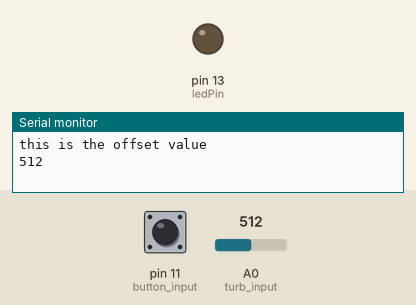
Simulated run of this sketch. Board: Arduino Uno, built with avr-gcc and run on an emulated ATmega328P. Parts: output pins drawn as LEDs (lit = HIGH), the last lines printed to the serial monitor. Inputs (shaded band) come from the test bench; at power-on: A0 (turb_input) = 512, pin 11 (button_input) HIGH.

Above: at 0.1 s.
At 1.7 s:
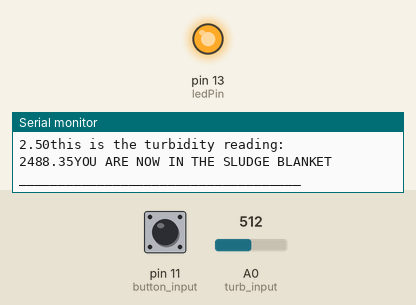
1.8 s: A0 (turb_input) set to 816
3.3 s: A0 (turb_input) set to 831
Timing chart, 0 to 6.3 s (numbered marks = the images above; inputs shaded):
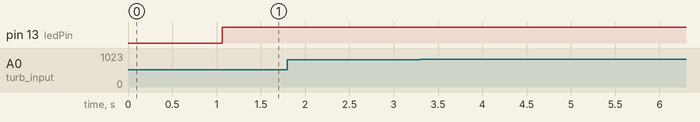

The sketch:

turbidity_sensor4.ino
```cpp
/*
 * THIS CODE IS FOR AGUACLARA SENSOR_DEV
 * This code's function is to take the input voltage from the turbidity sensor
 * and translate it into a numerical value for turbidity
 */

int ledPin = 13;  //declaration for LED
int button_input = 11;   //digital input of the pushbutton
int offset = 0;  //set the offset as zero for now
int turb_input = A0; //input in A0 from sensor
int flag = 0; //if flag is 1, start loop

int threshold = 0; // threshold turbidity forsludge blanket

void setup() {
  //SETUP
  Serial.begin(9600); //Baud rate: 9600
  pinMode(ledPin, OUTPUT);  //This is to set up the LED
  pinMode(turb_input, INPUT);  //This is to set up the turbidity input from sensor
  pinMode(button_input, INPUT);  //This is to set up the input from pushbutton

  //CALIBRATION
  //set up so that the difference between the clear water turbidity
  //and the usual 0 turbidity value and set this as the constant offset
  //as Hannah pointed out, this will also take care of the temp difference
  //(this will be used in the conversion)

  Serial.println("Please calibrate the sensor by pressing the button");  //clear water calibration

  //PUSHBUTTON
  //set it up with a push button
  if (digitalRead(button_input)==LOW){ //don't remember if pushbutton high or low when pressed
    flag = 0;
  }
  else if(digitalRead(button_input) == HIGH){     //whole thing could possibly be moved into loop()
    offset = analogRead(turb_input);
    Serial.println("this is the offset value");   //but then get rid of flag=0
    Serial.print(offset);
    delay(500);
    flag = 1;
  }
  }


void loop() {

  if (flag == 1){
    int sensorValue = analogRead(A0);// read the input on A0:

    // Convert the analog reading (which goes from 0 - 1023) to a voltage (0 - 5V):
    float voltage = sensorValue * (5.0 / 1024.0);
    Serial.println("____________________________________");
    Serial.println("this is the voltage reading:");
    Serial.print(voltage); // print out the value you read:


    // Convert voltage to turbidity
    // relation from page is -1120.4x^2 +5742.3x-4352.9
    float turbidity = ((voltage*voltage)*(-1120.4))+(voltage*5742.3)-4352.9-(offset);
    Serial.println("this is the turbidity reading:");
    Serial.print(turbidity); // print out the value you read:
    delay(500);

    //threshold value to compare to light up LED
    if (turbidity > threshold){
      digitalWrite(ledPin, HIGH);
      Serial.println("YOU ARE NOW IN THE SLUDGE BLANKET");
    }

    //later add breadboard stuff with display
  }
}
```
